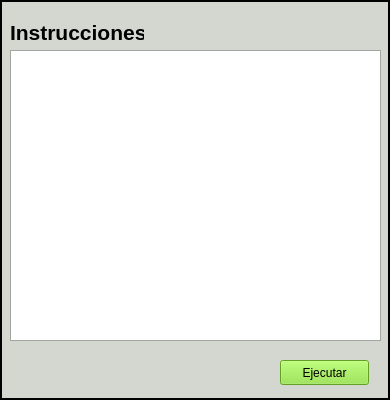
     <widget class="QFrame" name="Frame_Der">
      <property name="sizePolicy">
       <sizepolicy hsizetype="Fixed" vsizetype="Fixed">
        <horstretch>0</horstretch>
        <verstretch>0</verstretch>
       </sizepolicy>
      </property>
      <property name="minimumSize">
       <size>
        <width>390</width>
        <height>400</height>
       </size>
      </property>
      <property name="palette">
       <palette>
        <active>
         <colorrole role="WindowText">
          <brush brushstyle="SolidPattern">
           <color alpha="255">
            <red>0</red>
            <green>0</green>
            <blue>0</blue>
           </color>
          </brush>
         </colorrole>
         <colorrole role="Button">
          <brush brushstyle="SolidPattern">
           <color alpha="255">
            <red>211</red>
            <green>215</green>
            <blue>207</blue>
           </color>
          </brush>
         </colorrole>
         <colorrole role="Light">
          <brush brushstyle="SolidPattern">
           <color alpha="255">
            <red>255</red>
            <green>255</green>
            <blue>255</blue>
           </color>
          </brush>
         </colorrole>
         <colorrole role="Midlight">
          <brush brushstyle="SolidPattern">
           <color alpha="255">
            <red>233</red>
            <green>235</green>
            <blue>231</blue>
           </color>
          </brush>
         </colorrole>
         <colorrole role="Dark">
          <brush brushstyle="SolidPattern">
           <color alpha="255">
            <red>105</red>
            <green>107</green>
            <blue>103</blue>
           </color>
          </brush>
         </colorrole>
         <colorrole role="Mid">
          <brush brushstyle="SolidPattern">
           <color alpha="255">
            <red>141</red>
            <green>143</green>
            <blue>138</blue>
           </color>
          </brush>
         </colorrole>
         <colorrole role="Text">
          <brush brushstyle="SolidPattern">
           <color alpha="255">
            <red>0</red>
            <green>0</green>
            <blue>0</blue>
           </color>
          </brush>
         </colorrole>
         <colorrole role="BrightText">
          <brush brushstyle="SolidPattern">
           <color alpha="255">
            <red>255</red>
            <green>255</green>
            <blue>255</blue>
           </color>
          </brush>
         </colorrole>
         <colorrole role="ButtonText">
          <brush brushstyle="SolidPattern">
           <color alpha="255">
            <red>0</red>
            <green>0</green>
            <blue>0</blue>
           </color>
          </brush>
         </colorrole>
         <colorrole role="Base">
          <brush brushstyle="SolidPattern">
           <color alpha="255">
            <red>255</red>
            <green>255</green>
            <blue>255</blue>
           </color>
          </brush>
         </colorrole>
         <colorrole role="Window">
          <brush brushstyle="SolidPattern">
           <color alpha="255">
            <red>211</red>
            <green>215</green>
            <blue>207</blue>
           </color>
          </brush>
         </colorrole>
         <colorrole role="Shadow">
          <brush brushstyle="SolidPattern">
           <color alpha="255">
            <red>0</red>
            <green>0</green>
            <blue>0</blue>
           </color>
          </brush>
         </colorrole>
         <colorrole role="AlternateBase">
          <brush brushstyle="SolidPattern">
           <color alpha="255">
            <red>233</red>
            <green>235</green>
            <blue>231</blue>
           </color>
          </brush>
         </colorrole>
         <colorrole role="ToolTipBase">
          <brush brushstyle="SolidPattern">
           <color alpha="255">
            <red>255</red>
            <green>255</green>
            <blue>220</blue>
           </color>
          </brush>
         </colorrole>
         <colorrole role="ToolTipText">
          <brush brushstyle="SolidPattern">
           <color alpha="255">
            <red>0</red>
            <green>0</green>
            <blue>0</blue>
           </color>
          </brush>
         </colorrole>
         <colorrole role="PlaceholderText">
          <brush brushstyle="SolidPattern">
           <color alpha="128">
            <red>0</red>
            <green>0</green>
            <blue>0</blue>
           </color>
          </brush>
         </colorrole>
        </active>
        <inactive>
         <colorrole role="WindowText">
          <brush brushstyle="SolidPattern">
           <color alpha="255">
            <red>0</red>
            <green>0</green>
            <blue>0</blue>
           </color>
          </brush>
         </colorrole>
         <colorrole role="Button">
          <brush brushstyle="SolidPattern">
           <color alpha="255">
            <red>211</red>
            <green>215</green>
            <blue>207</blue>
           </color>
          </brush>
         </colorrole>
         <colorrole role="Light">
          <brush brushstyle="SolidPattern">
           <color alpha="255">
            <red>255</red>
            <green>255</green>
            <blue>255</blue>
           </color>
          </brush>
         </colorrole>
         <colorrole role="Midlight">
          <brush brushstyle="SolidPattern">
           <color alpha="255">
            <red>233</red>
            <green>235</green>
            <blue>231</blue>
           </color>
          </brush>
         </colorrole>
         <colorrole role="Dark">
          <brush brushstyle="SolidPattern">
           <color alpha="255">
            <red>105</red>
            <green>107</green>
            <blue>103</blue>
           </color>
          </brush>
         </colorrole>
         <colorrole role="Mid">
          <brush brushstyle="SolidPattern">
           <color alpha="255">
            <red>141</red>
            <green>143</green>
            <blue>138</blue>
           </color>
          </brush>
         </colorrole>
         <colorrole role="Text">
          <brush brushstyle="SolidPattern">
           <color alpha="255">
            <red>0</red>
            <green>0</green>
            <blue>0</blue>
           </color>
          </brush>
         </colorrole>
         <colorrole role="BrightText">
          <brush brushstyle="SolidPattern">
           <color alpha="255">
            <red>255</red>
            <green>255</green>
            <blue>255</blue>
           </color>
          </brush>
         </colorrole>
         <colorrole role="ButtonText">
          <brush brushstyle="SolidPattern">
           <color alpha="255">
            <red>0</red>
            <green>0</green>
            <blue>0</blue>
           </color>
          </brush>
         </colorrole>
         <colorrole role="Base">
          <brush brushstyle="SolidPattern">
           <color alpha="255">
            <red>255</red>
            <green>255</green>
            <blue>255</blue>
           </color>
          </brush>
         </colorrole>
         <colorrole role="Window">
          <brush brushstyle="SolidPattern">
           <color alpha="255">
            <red>211</red>
            <green>215</green>
            <blue>207</blue>
           </color>
          </brush>
         </colorrole>
         <colorrole role="Shadow">
          <brush brushstyle="SolidPattern">
           <color alpha="255">
            <red>0</red>
            <green>0</green>
            <blue>0</blue>
           </color>
          </brush>
         </colorrole>
         <colorrole role="AlternateBase">
          <brush brushstyle="SolidPattern">
           <color alpha="255">
            <red>233</red>
            <green>235</green>
            <blue>231</blue>
           </color>
          </brush>
         </colorrole>
         <colorrole role="ToolTipBase">
          <brush brushstyle="SolidPattern">
           <color alpha="255">
            <red>255</red>
            <green>255</green>
            <blue>220</blue>
           </color>
          </brush>
         </colorrole>
         <colorrole role="ToolTipText">
          <brush brushstyle="SolidPattern">
           <color alpha="255">
            <red>0</red>
            <green>0</green>
            <blue>0</blue>
           </color>
          </brush>
         </colorrole>
         <colorrole role="PlaceholderText">
          <brush brushstyle="SolidPattern">
           <color alpha="128">
            <red>0</red>
            <green>0</green>
            <blue>0</blue>
           </color>
          </brush>
         </colorrole>
        </inactive>
        <disabled>
         <colorrole role="WindowText">
          <brush brushstyle="SolidPattern">
           <color alpha="255">
            <red>105</red>
            <green>107</green>
            <blue>103</blue>
           </color>
          </brush>
         </colorrole>
         <colorrole role="Button">
          <brush brushstyle="SolidPattern">
           <color alpha="255">
            <red>211</red>
            <green>215</green>
            <blue>207</blue>
           </color>
          </brush>
         </colorrole>
         <colorrole role="Light">
          <brush brushstyle="SolidPattern">
           <color alpha="255">
            <red>255</red>
            <green>255</green>
            <blue>255</blue>
           </color>
          </brush>
         </colorrole>
         <colorrole role="Midlight">
          <brush brushstyle="SolidPattern">
           <color alpha="255">
            <red>233</red>
            <green>235</green>
            <blue>231</blue>
           </color>
          </brush>
         </colorrole>
         <colorrole role="Dark">
          <brush brushstyle="SolidPattern">
           <color alpha="255">
            <red>105</red>
            <green>107</green>
            <blue>103</blue>
           </color>
          </brush>
         </colorrole>
         <colorrole role="Mid">
          <brush brushstyle="SolidPattern">
           <color alpha="255">
            <red>141</red>
            <green>143</green>
            <blue>138</blue>
           </color>
          </brush>
         </colorrole>
         <colorrole role="Text">
          <brush brushstyle="SolidPattern">
           <color alpha="255">
            <red>105</red>
            <green>107</green>
            <blue>103</blue>
           </color>
          </brush>
         </colorrole>
         <colorrole role="BrightText">
          <brush brushstyle="SolidPattern">
           <color alpha="255">
            <red>255</red>
            <green>255</green>
            <blue>255</blue>
           </color>
          </brush>
         </colorrole>
         <colorrole role="ButtonText">
          <brush brushstyle="SolidPattern">
           <color alpha="255">
            <red>105</red>
            <green>107</green>
            <blue>103</blue>
           </color>
          </brush>
         </colorrole>
         <colorrole role="Base">
          <brush brushstyle="SolidPattern">
           <color alpha="255">
            <red>211</red>
            <green>215</green>
            <blue>207</blue>
           </color>
          </brush>
         </colorrole>
         <colorrole role="Window">
          <brush brushstyle="SolidPattern">
           <color alpha="255">
            <red>211</red>
            <green>215</green>
            <blue>207</blue>
           </color>
          </brush>
         </colorrole>
         <colorrole role="Shadow">
          <brush brushstyle="SolidPattern">
           <color alpha="255">
            <red>0</red>
            <green>0</green>
            <blue>0</blue>
           </color>
          </brush>
         </colorrole>
         <colorrole role="AlternateBase">
          <brush brushstyle="SolidPattern">
           <color alpha="255">
            <red>211</red>
            <green>215</green>
            <blue>207</blue>
           </color>
          </brush>
         </colorrole>
         <colorrole role="ToolTipBase">
          <brush brushstyle="SolidPattern">
           <color alpha="255">
            <red>255</red>
            <green>255</green>
            <blue>220</blue>
           </color>
          </brush>
         </colorrole>
         <colorrole role="ToolTipText">
          <brush brushstyle="SolidPattern">
           <color alpha="255">
            <red>0</red>
            <green>0</green>
            <blue>0</blue>
           </color>
          </brush>
         </colorrole>
         <colorrole role="PlaceholderText">
          <brush brushstyle="SolidPattern">
           <color alpha="128">
            <red>0</red>
            <green>0</green>
            <blue>0</blue>
           </color>
          </brush>
         </colorrole>
        </disabled>
       </palette>
      </property>
      <property name="frameShape">
       <enum>QFrame::Panel</enum>
      </property>
      <property name="frameShadow">
       <enum>QFrame::Plain</enum>
      </property>
      <property name="lineWidth">
       <number>2</number>
      </property>
      <widget class="QTableView" name="TablaInstrucciones">
       <property name="geometry">
        <rect>
         <x>10</x>
         <y>50</y>
         <width>371</width>
         <height>291</height>
        </rect>
       </property>
      </widget>
      <widget class="QLabel" name="label_3">
       <property name="geometry">
        <rect>
         <x>10</x>
         <y>20</y>
         <width>134</width>
         <height>24</height>
        </rect>
       </property>
       <property name="text">
        <string>&lt;html&gt;&lt;head/&gt;&lt;body&gt;&lt;p align=&quot;justify&quot;&gt;&lt;span style=&quot; font-size:16pt; font-weight:600;&quot;&gt;Instrucciones&lt;/span&gt;&lt;/p&gt;&lt;/body&gt;&lt;/html&gt;</string>
       </property>
      </widget>
      <widget class="QPushButton" name="Ejectutar">
       <property name="geometry">
        <rect>
         <x>280</x>
         <y>360</y>
         <width>89</width>
         <height>25</height>
        </rect>
       </property>
       <property name="palette">
        <palette>
         <active>
          <colorrole role="WindowText">
           <brush brushstyle="SolidPattern">
            <color alpha="255">
             <red>0</red>
             <green>0</green>
             <blue>0</blue>
            </color>
           </brush>
          </colorrole>
          <colorrole role="Button">
           <brush brushstyle="SolidPattern">
            <color alpha="255">
             <red>138</red>
             <green>226</green>
             <blue>52</blue>
            </color>
           </brush>
          </colorrole>
          <colorrole role="Light">
           <brush brushstyle="SolidPattern">
            <color alpha="255">
             <red>198</red>
             <green>255</green>
             <blue>143</blue>
            </color>
           </brush>
          </colorrole>
          <colorrole role="Midlight">
           <brush brushstyle="SolidPattern">
            <color alpha="255">
             <red>168</red>
             <green>240</green>
             <blue>97</blue>
            </color>
           </brush>
          </colorrole>
          <colorrole role="Dark">
           <brush brushstyle="SolidPattern">
            <color alpha="255">
             <red>69</red>
             <green>113</green>
             <blue>26</blue>
            </color>
           </brush>
          </colorrole>
          <colorrole role="Mid">
           <brush brushstyle="SolidPattern">
            <color alpha="255">
             <red>92</red>
             <green>151</green>
             <blue>34</blue>
            </color>
           </brush>
          </colorrole>
          <colorrole role="Text">
           <brush brushstyle="SolidPattern">
            <color alpha="255">
             <red>0</red>
             <green>0</green>
             <blue>0</blue>
            </color>
           </brush>
          </colorrole>
          <colorrole role="BrightText">
           <brush brushstyle="SolidPattern">
            <color alpha="255">
             <red>255</red>
             <green>255</green>
             <blue>255</blue>
            </color>
           </brush>
          </colorrole>
          <colorrole role="ButtonText">
           <brush brushstyle="SolidPattern">
            <color alpha="255">
             <red>0</red>
             <green>0</green>
             <blue>0</blue>
            </color>
           </brush>
          </colorrole>
          <colorrole role="Base">
           <brush brushstyle="SolidPattern">
            <color alpha="255">
             <red>255</red>
             <green>255</green>
             <blue>255</blue>
            </color>
           </brush>
          </colorrole>
          <colorrole role="Window">
           <brush brushstyle="SolidPattern">
            <color alpha="255">
             <red>138</red>
             <green>226</green>
             <blue>52</blue>
            </color>
           </brush>
          </colorrole>
          <colorrole role="Shadow">
           <brush brushstyle="SolidPattern">
            <color alpha="255">
             <red>0</red>
             <green>0</green>
             <blue>0</blue>
            </color>
           </brush>
          </colorrole>
          <colorrole role="AlternateBase">
           <brush brushstyle="SolidPattern">
            <color alpha="255">
             <red>196</red>
             <green>240</green>
             <blue>153</blue>
            </color>
           </brush>
          </colorrole>
          <colorrole role="ToolTipBase">
           <brush brushstyle="SolidPattern">
            <color alpha="255">
             <red>255</red>
             <green>255</green>
             <blue>220</blue>
            </color>
           </brush>
          </colorrole>
          <colorrole role="ToolTipText">
           <brush brushstyle="SolidPattern">
            <color alpha="255">
             <red>0</red>
             <green>0</green>
             <blue>0</blue>
            </color>
           </brush>
          </colorrole>
          <colorrole role="PlaceholderText">
           <brush brushstyle="SolidPattern">
            <color alpha="128">
             <red>0</red>
             <green>0</green>
             <blue>0</blue>
            </color>
           </brush>
          </colorrole>
         </active>
         <inactive>
          <colorrole role="WindowText">
           <brush brushstyle="SolidPattern">
            <color alpha="255">
             <red>0</red>
             <green>0</green>
             <blue>0</blue>
            </color>
           </brush>
          </colorrole>
          <colorrole role="Button">
           <brush brushstyle="SolidPattern">
            <color alpha="255">
             <red>138</red>
             <green>226</green>
             <blue>52</blue>
            </color>
           </brush>
          </colorrole>
          <colorrole role="Light">
           <brush brushstyle="SolidPattern">
            <color alpha="255">
             <red>198</red>
             <green>255</green>
             <blue>143</blue>
            </color>
           </brush>
          </colorrole>
          <colorrole role="Midlight">
           <brush brushstyle="SolidPattern">
            <color alpha="255">
             <red>168</red>
             <green>240</green>
             <blue>97</blue>
            </color>
           </brush>
          </colorrole>
          <colorrole role="Dark">
           <brush brushstyle="SolidPattern">
            <color alpha="255">
             <red>69</red>
             <green>113</green>
             <blue>26</blue>
            </color>
           </brush>
          </colorrole>
          <colorrole role="Mid">
           <brush brushstyle="SolidPattern">
            <color alpha="255">
             <red>92</red>
             <green>151</green>
             <blue>34</blue>
            </color>
           </brush>
          </colorrole>
          <colorrole role="Text">
           <brush brushstyle="SolidPattern">
            <color alpha="255">
             <red>0</red>
             <green>0</green>
             <blue>0</blue>
            </color>
           </brush>
          </colorrole>
          <colorrole role="BrightText">
           <brush brushstyle="SolidPattern">
            <color alpha="255">
             <red>255</red>
             <green>255</green>
             <blue>255</blue>
            </color>
           </brush>
          </colorrole>
          <colorrole role="ButtonText">
           <brush brushstyle="SolidPattern">
            <color alpha="255">
             <red>0</red>
             <green>0</green>
             <blue>0</blue>
            </color>
           </brush>
          </colorrole>
          <colorrole role="Base">
           <brush brushstyle="SolidPattern">
            <color alpha="255">
             <red>255</red>
             <green>255</green>
             <blue>255</blue>
            </color>
           </brush>
          </colorrole>
          <colorrole role="Window">
           <brush brushstyle="SolidPattern">
            <color alpha="255">
             <red>138</red>
             <green>226</green>
             <blue>52</blue>
            </color>
           </brush>
          </colorrole>
          <colorrole role="Shadow">
           <brush brushstyle="SolidPattern">
            <color alpha="255">
             <red>0</red>
             <green>0</green>
             <blue>0</blue>
            </color>
           </brush>
          </colorrole>
          <colorrole role="AlternateBase">
           <brush brushstyle="SolidPattern">
            <color alpha="255">
             <red>196</red>
             <green>240</green>
             <blue>153</blue>
            </color>
           </brush>
          </colorrole>
          <colorrole role="ToolTipBase">
           <brush brushstyle="SolidPattern">
            <color alpha="255">
             <red>255</red>
             <green>255</green>
             <blue>220</blue>
            </color>
           </brush>
          </colorrole>
          <colorrole role="ToolTipText">
           <brush brushstyle="SolidPattern">
            <color alpha="255">
             <red>0</red>
             <green>0</green>
             <blue>0</blue>
            </color>
           </brush>
          </colorrole>
          <colorrole role="PlaceholderText">
           <brush brushstyle="SolidPattern">
            <color alpha="128">
             <red>0</red>
             <green>0</green>
             <blue>0</blue>
            </color>
           </brush>
          </colorrole>
         </inactive>
         <disabled>
          <colorrole role="WindowText">
           <brush brushstyle="SolidPattern">
            <color alpha="255">
             <red>69</red>
             <green>113</green>
             <blue>26</blue>
            </color>
           </brush>
          </colorrole>
          <colorrole role="Button">
           <brush brushstyle="SolidPattern">
            <color alpha="255">
             <red>138</red>
             <green>226</green>
             <blue>52</blue>
            </color>
           </brush>
          </colorrole>
          <colorrole role="Light">
           <brush brushstyle="SolidPattern">
            <color alpha="255">
             <red>198</red>
             <green>255</green>
             <blue>143</blue>
            </color>
           </brush>
          </colorrole>
          <colorrole role="Midlight">
           <brush brushstyle="SolidPattern">
            <color alpha="255">
             <red>168</red>
             <green>240</green>
             <blue>97</blue>
            </color>
           </brush>
          </colorrole>
          <colorrole role="Dark">
           <brush brushstyle="SolidPattern">
            <color alpha="255">
             <red>69</red>
             <green>113</green>
             <blue>26</blue>
            </color>
           </brush>
          </colorrole>
          <colorrole role="Mid">
           <brush brushstyle="SolidPattern">
            <color alpha="255">
             <red>92</red>
             <green>151</green>
             <blue>34</blue>
            </color>
           </brush>
          </colorrole>
          <colorrole role="Text">
           <brush brushstyle="SolidPattern">
            <color alpha="255">
             <red>69</red>
             <green>113</green>
             <blue>26</blue>
            </color>
           </brush>
          </colorrole>
          <colorrole role="BrightText">
           <brush brushstyle="SolidPattern">
            <color alpha="255">
             <red>255</red>
             <green>255</green>
             <blue>255</blue>
            </color>
           </brush>
          </colorrole>
          <colorrole role="ButtonText">
           <brush brushstyle="SolidPattern">
            <color alpha="255">
             <red>69</red>
             <green>113</green>
             <blue>26</blue>
            </color>
           </brush>
          </colorrole>
          <colorrole role="Base">
           <brush brushstyle="SolidPattern">
            <color alpha="255">
             <red>138</red>
             <green>226</green>
             <blue>52</blue>
            </color>
           </brush>
          </colorrole>
          <colorrole role="Window">
           <brush brushstyle="SolidPattern">
            <color alpha="255">
             <red>138</red>
             <green>226</green>
             <blue>52</blue>
            </color>
           </brush>
          </colorrole>
          <colorrole role="Shadow">
           <brush brushstyle="SolidPattern">
            <color alpha="255">
             <red>0</red>
             <green>0</green>
             <blue>0</blue>
            </color>
           </brush>
          </colorrole>
          <colorrole role="AlternateBase">
           <brush brushstyle="SolidPattern">
            <color alpha="255">
             <red>138</red>
             <green>226</green>
             <blue>52</blue>
            </color>
           </brush>
          </colorrole>
          <colorrole role="ToolTipBase">
           <brush brushstyle="SolidPattern">
            <color alpha="255">
             <red>255</red>
             <green>255</green>
             <blue>220</blue>
            </color>
           </brush>
          </colorrole>
          <colorrole role="ToolTipText">
           <brush brushstyle="SolidPattern">
            <color alpha="255">
             <red>0</red>
             <green>0</green>
             <blue>0</blue>
            </color>
           </brush>
          </colorrole>
          <colorrole role="PlaceholderText">
           <brush brushstyle="SolidPattern">
            <color alpha="128">
             <red>0</red>
             <green>0</green>
             <blue>0</blue>
            </color>
           </brush>
          </colorrole>
         </disabled>
        </palette>
       </property>
       <property name="text">
        <string>Ejecutar</string>
       </property>
      </widget>
     </widget>
